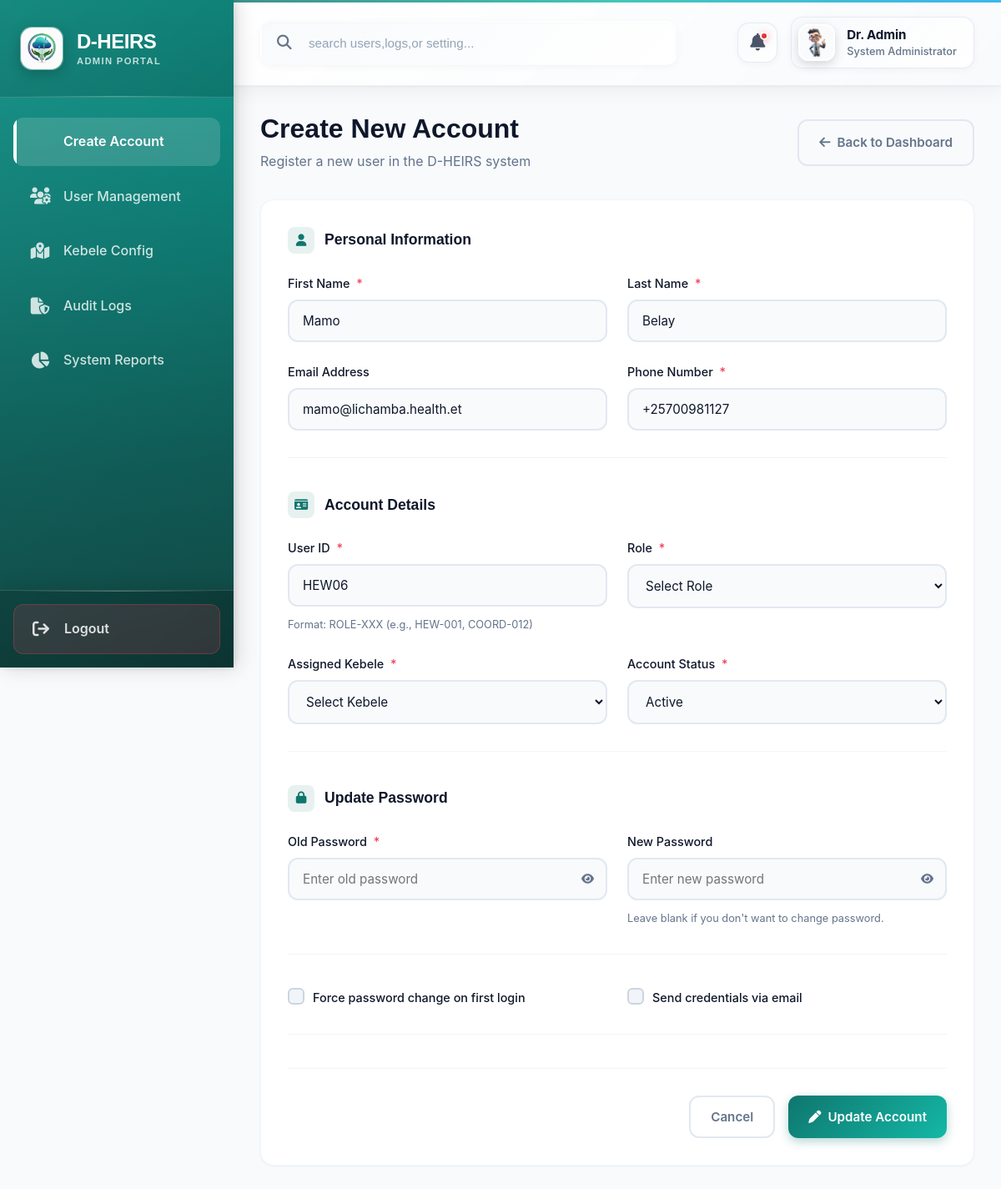
Page /create_account.php?edit=7 on the committed database.
### tables this page shows
CREATE TABLE IF NOT EXISTS `users` (
  `id` int NOT NULL AUTO_INCREMENT,
  `first_name` varchar(50) DEFAULT NULL,
  `last_name` varchar(50) DEFAULT NULL,
  `emali` varchar(100) NOT NULL,
  `phone_no` varchar(25) NOT NULL,
  `userId` varchar(50) NOT NULL,
  `role` varchar(50) DEFAULT NULL,
  `kebele` varchar(50) DEFAULT NULL,
  `status` varchar(50) DEFAULT NULL,
  `password` varchar(100) NOT NULL,
  `confirmPassword` varchar(100) NOT NULL,
  PRIMARY KEY (`id`),
  UNIQUE KEY `emali` (`emali`),
  UNIQUE KEY `phone_no` (`phone_no`),
  UNIQUE KEY `userId` (`userId`)
);

### create_account.php (the view, shortened to what this page needs)
<?php
include 'dataBaseConnection.php';
$user = null;
if (isset($_GET['edit'])) {
  $id = $_GET['edit'];
  $result = mysqli_query($dataBaseConnection, "SELECT * FROM users WHERE id='$id'");
  $user = mysqli_fetch_assoc($result);
}
?>
<!DOCTYPE html>
<html lang="en">
<head>
  <link rel="stylesheet" href="https://cdnjs.cloudflare.com/ajax/libs/font-awesome/6.4.0/css/all.min.css">
  <link rel="stylesheet" href="css/admin.css">
</head>
<body class="dashboard-body">
  <aside class="sidebar">
    <div class="sidebar-header">
      <div class="brand-icon">
        <img src="images/logo.png" alt="">
      </div>
      <div class="brand-text">
        D-HEIRS
        <span>Admin Portal</span>
      </div>
    </div>
    <nav class="sidebar-nav">
      <a href="create_account.php" class="nav-item active">
        <span>Create Account</span>
      </a>
      <a href="user_management.php" class="nav-item">
        <i class="fa-solid fa-users-gear"></i>
        <span>User Management</span>
      </a>
      <a href="kebele_config.php" class="nav-item">
        <i class="fa-solid fa-map-location-dot"></i>
        <span>Kebele Config</span>
      </a>
      <a href="audit_logs.html" class="nav-item">
        <i class="fa-solid fa-file-shield"></i>
        <span>Audit Logs</span>
      </a>
      <a href="system_report.html" class="nav-item">
        <i class="fa-solid fa-chart-pie"></i>
        <span>System Reports</span>
      </a>
    </nav>
    <div class="sidebar-footer">
      <a href="index.html" class="nav-item logout">
        <i class="fa-solid fa-arrow-right-from-bracket"></i>
        <span>Logout</span>
      </a>
    </div>
  </aside>
  <main class="main-content">
    <Header class="dashboard-header">
      <div class="header-search">
        <i class="fa-solid fa-search"></i>
        <input type="text" placeholder="search users,logs,or setting...">
      </div>
      <div class="header-actions">
        <button class="icon-btn">
          <i class="fa-solid fa-bell"></i>
          <span class="badge-dot"></span>
        </button>
        <div class="user-profile">
          <img src="images/avatar.png" alt="Admin" class="avatar-sm">
          <div class="user-info">
            <span class="name">Dr. Admin</span>
            <span class="role">System Administrator</span>
          </div>
        </div>
      </div>
    </Header>
    <div class="content-wrapper">
      <div class="page-header">
        <div>
          <h1>Create New Account</h1>
          <p class="page-subtitle">Register a new user in the D-HEIRS system</p>
        </div>
        <a href="admin.html" class="btn btn-outline">
          <i class="fa-solid fa-arrow-left"></i> Back to Dashboard
        </a>
      </div>
      <div class="form-card">
        <form action="create_account.php" method="POST" id="createAccountForm" class="account-form">
          <div class="form-section">
            <h3 class="section-title">
              <i class="fa-solid fa-user"></i> Personal Information
            </h3>
            <div class="form-row">
              <div class="form-group">
                <label for="firstName">First Name <span class="required">*</span></label>
                <input name="first_name" type="text" id="firstName" placeholder="e.g., Sara" required
                  value="<?php echo isset($user['first_name']) ? $user['first_name'] : ''; ?>">
              </div>
              <div class="form-group">
                <label for="lastName">Last Name <span class="required">*</span></label>
                <input name="last_name" type="text" id="lastName" placeholder="e.g., Tadesse" required
                  value="<?php echo isset($user['last_name']) ? $user['last_name'] : ''; ?>">
              </div>
            </div>
            <div class="form-row">
              <div class="form-group">
                <label for="email">Email Address</label>
                <input name="emali" type="email" id="email" placeholder="user@lichamba.health.et"
                  value="<?php echo isset($user['emali']) ? $user['emali'] : ''; ?>">
              </div>
              <div class="form-group">
                <label for="phone">Phone Number <span class="required">*</span></label>
                <input name="phone_no" type="tel" id="phone" placeholder="+251 " required
                  value="<?php echo isset($user['phone_no']) ? $user['phone_no'] : ''; ?>">
              </div>
            </div>
          </div>
          <div class="form-section">
            <h3 class="section-title">
              <i class="fa-solid fa-id-card"></i> Account Details
            </h3>
            <div class="form-row">
              <div class="form-group">
                <label for="userId">User ID <span class="required">*</span></label>
                <input name="userId" type="text" id="userId" placeholder="e.g., HEW-001" required
                  value="<?php echo isset($user['userId']) ? $user['userId'] : ''; ?>">
                <small class="help-text">Format: ROLE-XXX (e.g., HEW-001, COORD-012)</small>
              </div>
              <div class="form-group">
                <label for="role">Role <span class="required">*</span></label>
                <select name="role" id="role" required value="<?php echo isset($user['role']) ? $user['role'] : ''; ?>">
                  <option value="">Select Role</option>
                </select>
              </div>
            </div>
            <div class="form-row">
              <div class="form-group">
                <label for="kebele">Assigned Kebele <span class="required">*</span></label>
                <select name="kebele" id="kebele" required
                  value=" <?php echo isset($user['kebele']) ? $user['kebele'] : ''; ?>">
                  <option value="">Select Kebele</option>
                </select>
              </div>
              <div class="form-group">
                <label for="status">Account Status <span class="required">*</span></label>
                <select name="status" id="status" required
                  value="<?php echo isset($user['status']) ? $user['status'] : ''; ?>">
                  <option value="active">Active</option>
                </select>
              </div>
            </div>
          </div>
          <div class="form-section">
            <?php if (isset($_GET['edit'])): ?>
              <div class="form-section">
                <h3 class="section-title">
                  <i class="fa-solid fa-lock"></i> Update Password
                </h3>
                <div class="form-row">
                  <div class="form-group">
                    <label for="old_password">Old Password <span class="required">*</span></label>
                    <div class="input-wrapper">
                      <input type="password" name="old_password" id="old_password" placeholder="Enter old password">
                      <button type="button" class="toggle-password">
                        <i class="fa-solid fa-eye"></i>
                      </button>
                    </div>
                  </div>
                  <div class="form-group">
                    <label for="new_password">New Password</label>
                    <div class="input-wrapper">
                      <input type="password" name="new_password" id="new_password" placeholder="Enter new password">
                      <button type="button" class="toggle-password">
                        <i class="fa-solid fa-eye"></i>
                      </button>
                    </div>
                    <small class="help-text">Leave blank if you don't want to change password.</small>
                  </div>
                </div>
              </div>
            <?php endif; ?>
            <div class="form-row">
              <div class="form-group checkbox-group">
                <label class="checkbox-container">
                  <span class="checkmark"></span>
                  Force password change on first login
                </label>
              </div>
              <div class="form-group checkbox-group">
                <label class="checkbox-container">
                  <span class="checkmark"></span>
                  Send credentials via email
                </label>
              </div>
            </div>
          </div>
          <div class="form-actions">
            <button type="button" class="btn btn-outline" onclick="window.location.href='admin.html'">
              Cancel
            </button>
            <?php if (isset($_GET['edit'])): ?>
              <button type="submit" name="update_data" class="btn btn-primary">
                <i class="fa-solid fa-pen"></i> Update Account
              </button>
            <?php else: ?>
              <button name="create_user" type="submit" class="btn btn-primary">
                <i class="fa-solid fa-user-plus"></i> Create Account
              </button>
            <?php endif; ?>
          </div>
        </form>
      </div>
    </div>
  </main>
</body>
</html>

### rows in the picture
users: first_name "Mamo", last_name "Belay", emali "mamo@lichamba.health.et", phone_no "+25700981127", userId "HEW06", status "Active"
